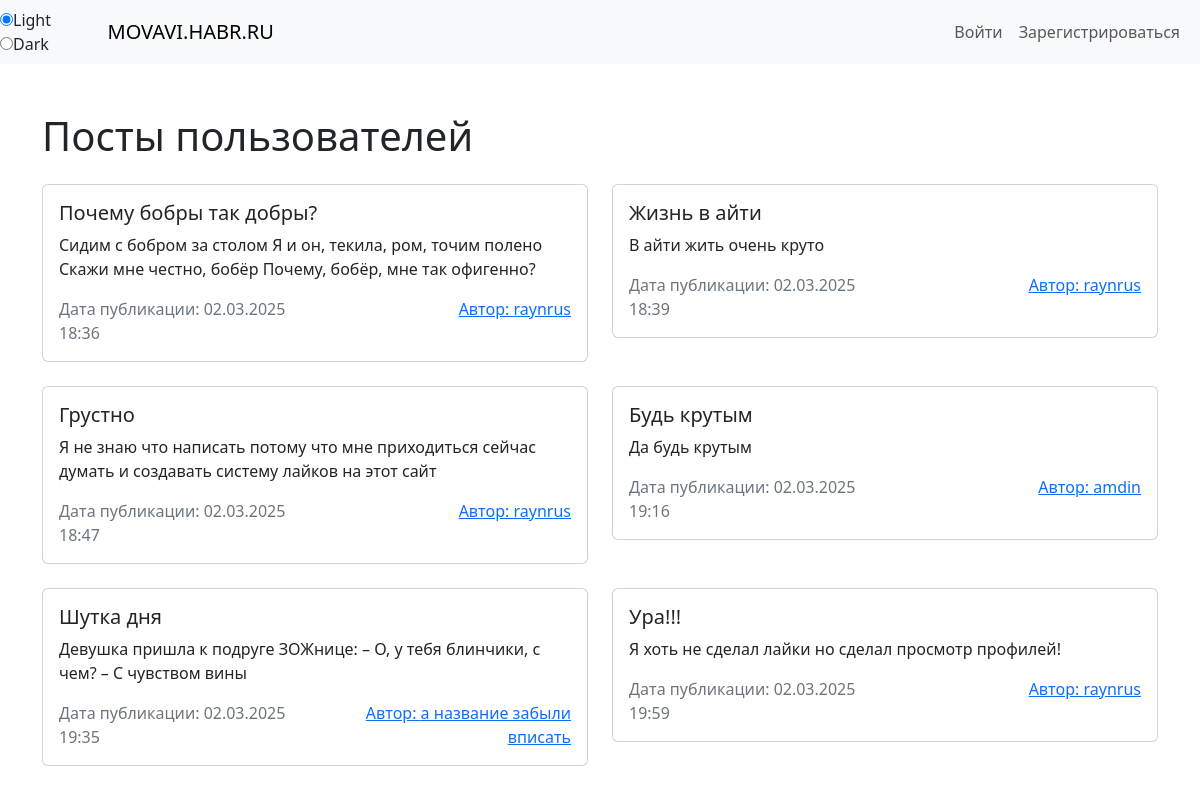
Before: / with the older database file.
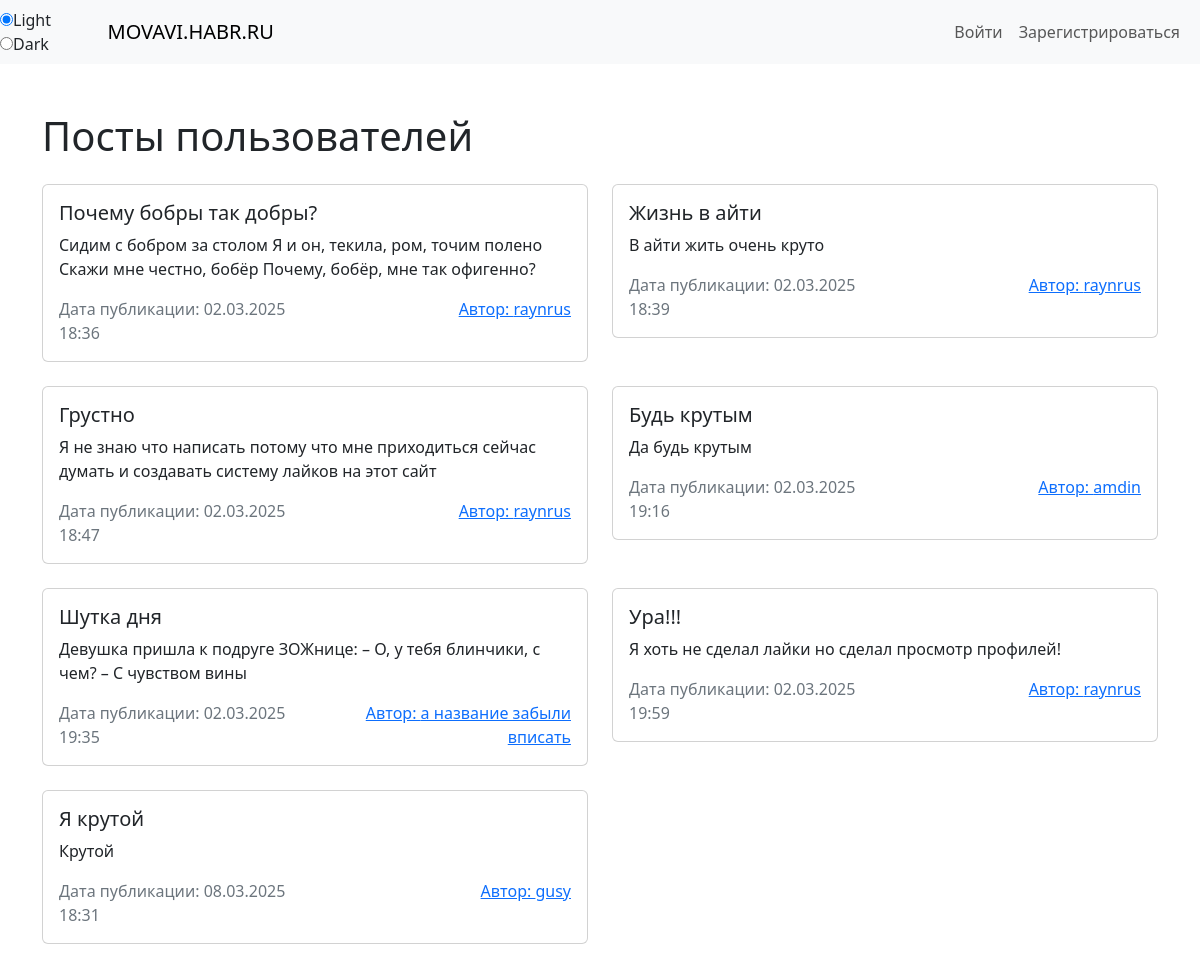
After: the same page with the newer database file.
### tables this page shows
CREATE TABLE post (
        id INTEGER PRIMARY KEY,
        title TEXT,
        text TEXT,
        at_publish TEXT,
        author_id INTEGER
        );

CREATE TABLE user (
        id INTEGER PRIMARY KEY,
        username TEXT UNIQUE,
        password TEXT
        );

### main.py (the view)
@app.route("/")
def index_page():
    posts = Post.get_all()
    username = session.get("username", None)
    user = None
    if username:
        user = User.get_user_by_username(username)
    return render_template("index.html", posts=posts, user=user)

### post.py (called while the page is built)
    @staticmethod
    def get_all():
        SQL = """
               SELECT post.*, user.username FROM post
               LEFT JOIN user ON user.id = post.author_id
        """
        con = sqlite3.connect(db_name)
        q = con.execute(SQL)
        data = q.fetchall()
        return [Post(*row) for row in data]

### templates/index.html (shortened to what this page needs)
{% extends 'base.html' %}
{% block content %}
    <h1 class="mb-4">Посты пользователей</h1>
    <div class="row">
        {% for post in posts %}
        <div class="col-md-6">
            <div class="card mb-4">
                <div class="card-body">
                    <h5 class="card-title">{{ post.title }}</h5>
                    <p class="card-text">{{ post.text }}</p>
                    <div class="row">
                        <div class="col-6">
                            <p class="card-text text-secondary">Дата публикации: {{ post.at_publish }}</p>
                        </div>
                        <div class="col-6 text-end">
                            <a href="/profile/{{ post.author_id }}" class="card-text">Автор: {{ post.author_username }}</a>
                        </div>
                    </div>
                </div>
            </div>
        </div>
        {% endfor %}
    </div>
{% endblock %}

Changed rows visible on the page:
added post: title "Я крутой", text "Крутой", at_publish "08.03.2025 18:31", author_username "gusy"
